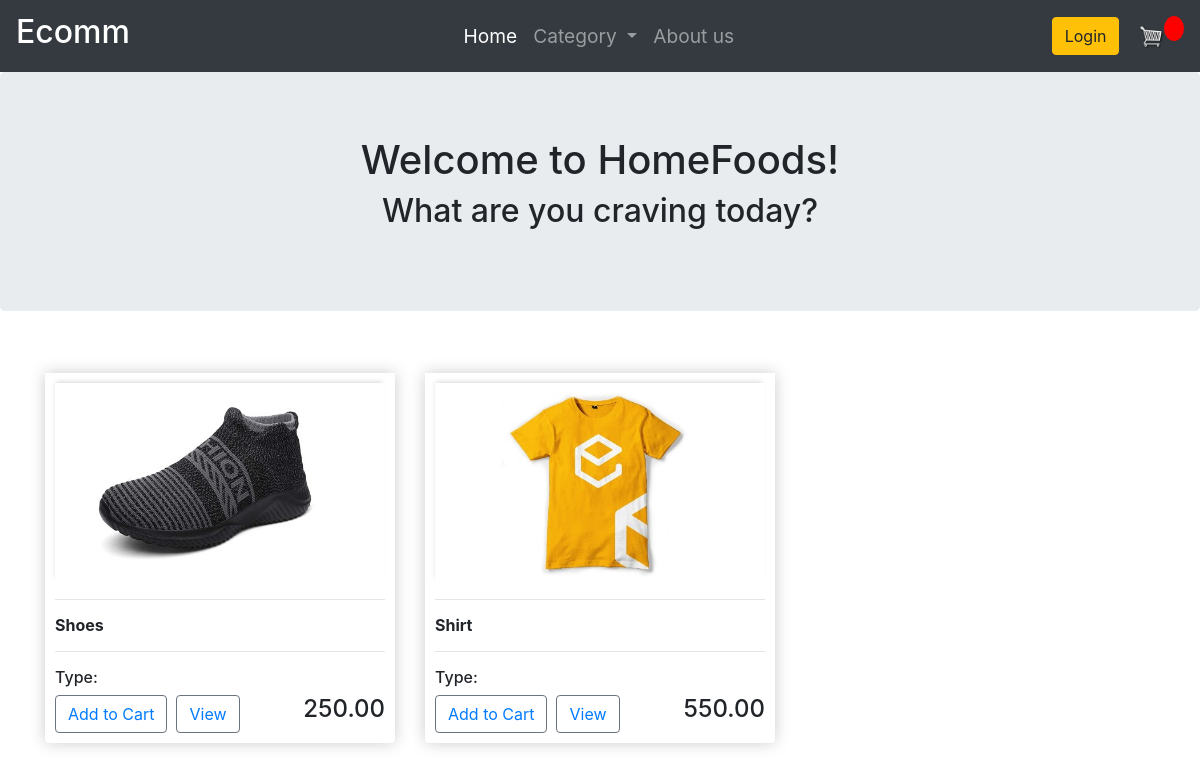
The page / on the database its author committed.
### foodapp/models.py (models this page shows, shortened)
class Product(models.Model):
    name=models.CharField(max_length=200,null=True)
    price=models.DecimalField(max_digits=7,decimal_places=2)
    digital=models.BooleanField(default=False,null=False,blank=False)
    image = models.ImageField(null=True,blank=True)
    description=models.CharField(max_length=500,null=True)
    @property
    def imageURL(self):
        try:
            url=self.image.url
        except:
            url= ''
        return url

### foodapp/views.py (the view)
# urls.py: path('',views.store,name='store'),
def store(request):
    products=Product.objects.all()
    context={'products':products}
    return render(request,"foodapp/home.html",context)

### foodapp/templates/foodapp/home.html
{% extends 'foodapp/main.html' %}
{% load static %}
{% block content %}
<div class="jumbotron ">
    <div style="text-align: center;" class="container">
    <h1 >Welcome to HomeFoods!  {{user.username}} </h1>
    <h2><p>What are you craving today?</p></h2>
    </div>
</div>
<div class="container">
    <div class="row">
        {% for product in products %}
    <div style="margin-top: 30px;" class="col-md-4">
        <div class="box-element product">
        <img  class="thumbnail" src="{{product.imageURL}}" alt="">
        <hr>
        <h6><strong>{{product.name}}</strong></h6>
        <hr>
        <h6>Type:</h6>
        <button  data-product="{{ product.id }}" data-action="add" class="btn btn-outline-secondary add-btn update-cart">
        <a href="#"> Add to Cart</a></button>&nbsp;
        <button data-product="{{ product.id }}"  class="btn btn-outline-secondary">
            <a href="{% url 'detail' product.id %}">View</a>
        </button>
        <h4 style="display: inline-block; float: right;">{{product.price}}
        </h4>
        </div>
    </div>
    {% endfor %}
</div>
</div>
{% endblock content %}

### static/css/main.css (style rules this page uses)
.thumbnail { width: 100%; height: 200px; -webkit-box-shadow: -1px -3px 5px -2px rgba(214,214,214,1); -moz-box-shadow: -1px -3px 5px -2px rgba(214,214,214,1); box-shadow: -1px -3px 5px -2px rgba(214,214,214,1); }
.box-element { box-shadow:hsl(0, 0%, 80%) 0 0 16px; background-color: #fff; border-radius: 4px; padding: 10px; }
.product { border-radius: 0 0 4px 4px; }

### rows shown on the page
Product: imageURL (picture), name "Shoes", price "250.00"
Product: imageURL (picture), name "Shirt", price "550.00"
